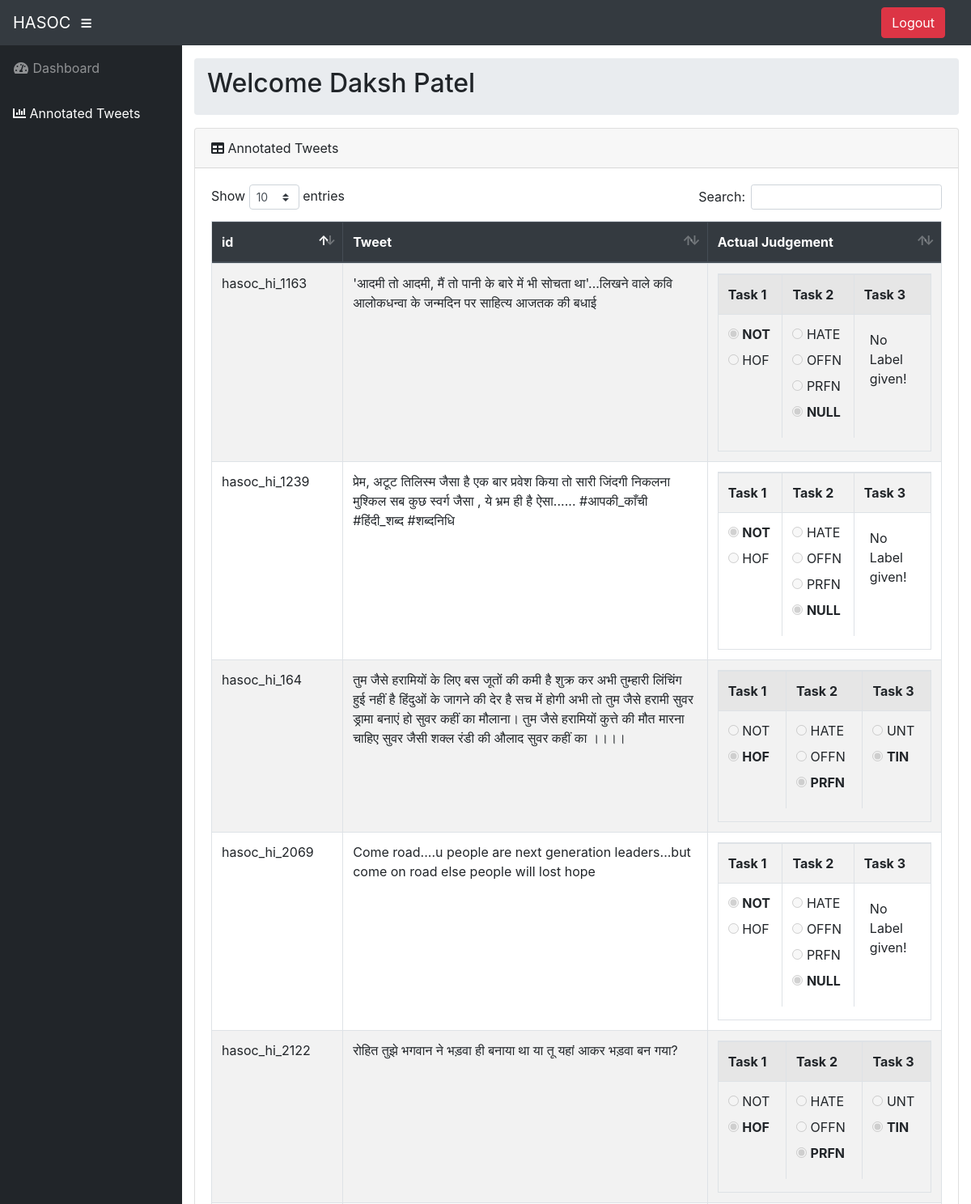
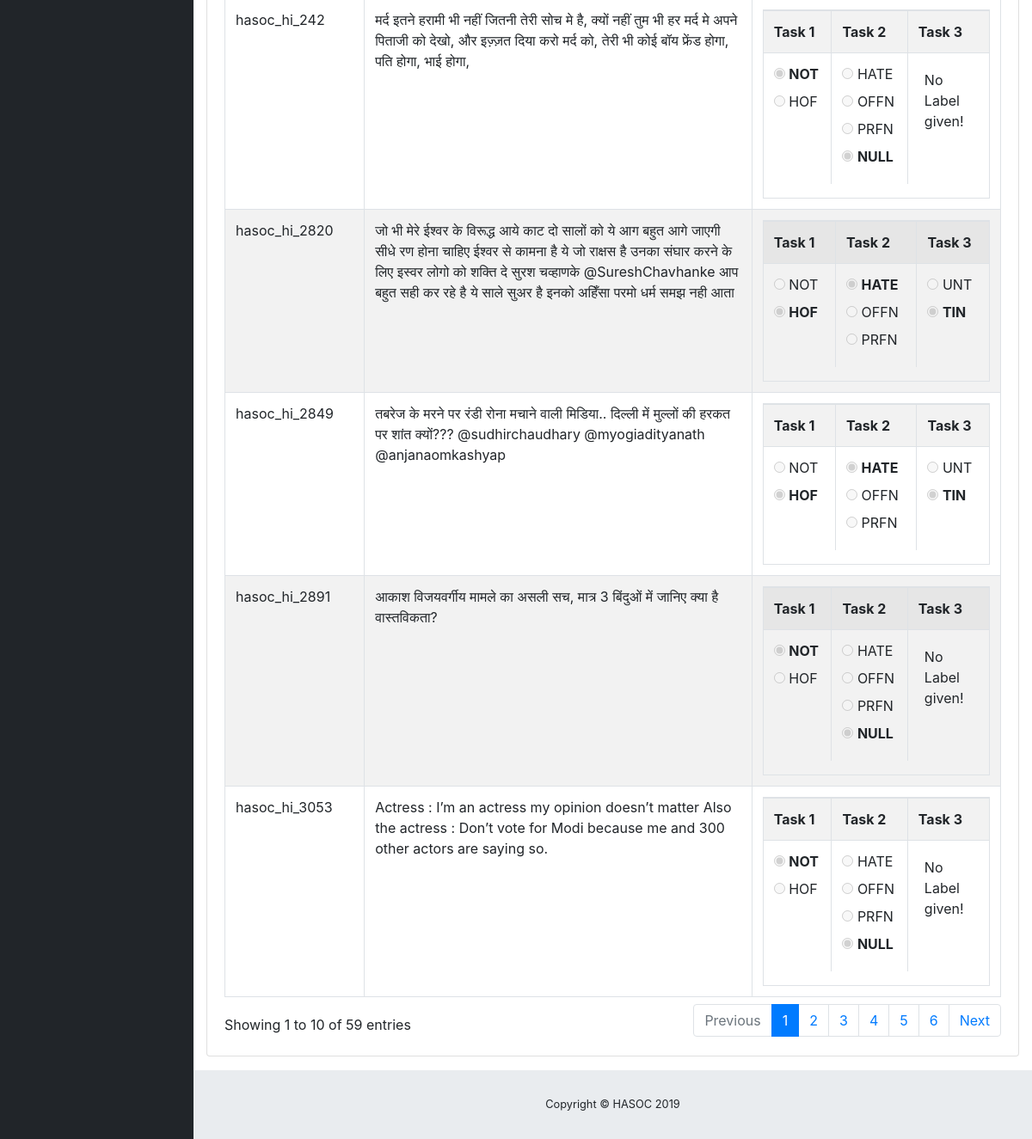
/annotated_tweets (signed in), run on the app's committed database (2 pictures, top to bottom).
### tables this page shows
CREATE TABLE "annoted_tweets"
(
	id INTEGER not null
		primary key autoincrement,
	tweet_id TEXT,
	tweet TEXT,
	daksh_hasoc TEXT,
	aditya_hasoc TEXT,
	dhruv_hasoc TEXT,
	spandan_hasoc TEXT,
	meet_hasoc TEXT,
	parth_hasoc TEXT,
	admin TEXT,
	mohana_hasoc TEXT,
	devarshi_hasoc TEXT,
	daksh2_hasoc TEXT,
	lang TEXT,
	bhargav_hasoc TEXT,
	suru_hasoc TEXT,
	kush_hasoc TEXT,
	soham_hasoc TEXT,
	nisarg_hasoc TEXT,
	apurva_hasoc TEXT
, harsh_hasoc TEXT, purvesh_hasoc TEXT, shubham_hasoc TEXT);

### project/com/controller/tweetController.py (the view)
@app.route('/annotated_tweets')
def annotated_tweets():
    if session.get('user') == 'admin':
        return redirect(url_for('annotated_tweets_admin'))
    if session.get('user'):
        tweetvo = tweetVO()
        tweetdao = tweetDAO()
        user = session.get('user')
        tweetvo.username = user
        resp, rows_tup = tweetdao.get_annots(tweetvo)
        rows = []
        for i in range(len(rows_tup)):
            row = list(rows_tup[i])
            row[-1] = tuple(row[-1].split('\t'))
            rows.append(tuple(row))
        if resp == True:
            return render_template('view_annotated_tweets.html', rows=rows, error=None)
        else:
            return render_template('view_annotated_tweets.html', error=resp)
    else:
        return redirect(url_for('login'))

### project/com/dao/tweetDAO.py (called while the page is built)
    def get_annots(self, tweet):
        query = 'SELECT tweet_id,tweet,{} From annoted_tweets where {} not null'.format(tweet.username, tweet.username)
        try:
            cursor.execute(query)
            rows = cursor.fetchall()
            return True, rows
        except sqlite3.Error as er:
            return er

### project/templates/view_annotated_tweets.html (shortened to what this page needs)
<!DOCTYPE html>
<html lang="en">
<head>
  <link href="{{ url_for('static',filename='vendor/fontawesome-free/css/all.min.css') }}" rel="stylesheet" type="text/css">
  <link href="{{ url_for('static',filename='vendor/datatables/dataTables.bootstrap4.css') }}" rel="stylesheet" type="text/css">
  <link href="{{ url_for('static',filename='css/css/sb-admin.css') }}" rel="stylesheet" type="text/css">
</head>
<body id="page-top">
  <nav class="navbar navbar-expand navbar-dark bg-dark static-top">
    <a class="navbar-brand mr-1" href="/home">HASOC</a>
    <button class="btn btn-link btn-sm text-white order-1 order-sm-0" id="sidebarToggle" href="#">
      <i class="fas fa-bars"></i>
    </button>
    <form class="d-none d-md-inline-block form-inline ml-auto mr-0 mr-md-3 my-2 my-md-0" action="/logout">
      <button class="btn btn-danger text-white" type="submit">Logout</button>
    </form>
  </nav>
  <div id="wrapper">
    <ul class="sidebar navbar-nav">
      <li class="nav-item ">
        <a class="nav-link" href="{{ url_for('home') }}">
          <i class="fas fa-fw fa-tachometer-alt"></i>
          <span>Dashboard</span>
        </a>
      </li>
      <li class="nav-item active">
        <a class="nav-link" href="{{ url_for('annotated_tweets') }}">
          <i class="fas fa-chart-bar"></i>
          <span>Annotated Tweets</span>
        </a>
      </li>
    </ul>
    <div id="content-wrapper">
      <div class="container-fluid">
        <ol class="breadcrumb">
          <h2>Welcome {{ session['name'] }}</h2>
        </ol>
            <div class="card mb-3">
              <div class="card-header">
                <i class="fas fa-table"></i>
                Annotated Tweets
              </div>
              <div class="card-body">
                <div class="table-responsive">
                  <table class="table table-striped table-bordered table-responsive" id="dataTable">
                    <thead class="thead-dark">
                    <tr>
                      <th>id</th>
                      <th>Tweet</th>
                      <th>Actual Judgement</th>
                    </tr>
                    </thead>
                    <tbody>
                    {% for row in rows %}
                      <tr>
                        <td>
                          {{ row[0] }}
                        </td>
                        <td width="50%">{{ row[1] }}</td>
                        <td align="center" width="32%">
                    <div class="table-responsive table-bordered">
                        <table class="table">
                          <tr>
                            <th>
                              Task 1
                            </th>
                            <th>
                              Task 2
                            </th>
                            <th>
                              Task 3
                            </th>
                          </tr>
                          <tr>
                            <td>
                              {% if row[2][0] == 'NOT' %}
                                <div class="radio">
                                  <label><input type="radio" name="task_1_{{ row[0] }}" value="NOT" disabled checked>&nbsp;<b>NOT</b></label>
                                </div>
                                <div class="radio">
                                  <label><input type="radio" name="task_1_{{ row[0] }}" value="HOF" disabled required>&nbsp;HOF</label>
                                </div>
                              {% else %}
                                <div class="radio">
                                  <label><input type="radio" name="task_1_else_{{ row[0] }}" value="NOT" disabled required>&nbsp;NOT</label>
                                </div>
                                <div class="radio">
                                  <label><input type="radio" name="task_1_else_{{ row[0] }}" value="HOF" disabled required checked>&nbsp;<b>HOF</b></label>
                                </div>
                              {% endif %}
                            </td>
                            <td>
                              {% if row[2][1]=='HATE' %}
                                <div class="radio">
                                  <label><input type="radio" name="task_2_{{ row[0] }}" value="HATE" disabled required checked>&nbsp;<b>HATE</b></label>
                                </div>
                                <div class="radio">
                                  <label><input type="radio" name="task_2_{{ row[0] }}" value="OFFN" disabled required>&nbsp;OFFN</label>
                                </div>
                                <div class="radio">
                                  <label><input type="radio" name="task_2_{{ row[0] }}" value="PRFN" disabled required>&nbsp;PRFN</label>
                                </div>
                              {% elif row[2][1]=='OFFN' %}
                                <div class="radio">
                                  <label><input type="radio" name="task_2_elif_1_{{ row[0] }}" value="HATE" disabled required>&nbsp;HATE</label>
                                </div>
                                <div class="radio">
                                  <label><input type="radio" name="task_2_elif_1_{{ row[0] }}" value="OFFN" disabled required checked>&nbsp;<b>OFFN</b></label>
                                </div>
                                <div class="radio">
                                  <label><input type="radio" name="task_2_elif_1_{{ row[0] }}" value="PRFN" disabled required>&nbsp;PRFN</label>
                                </div>
                              {% elif row[2][1]=='PRFN' %}
                                <div class="radio">
                                  <label><input type="radio" name="task_2_elif_2_{{ row[0] }}" value="HATE" disabled required>&nbsp;HATE</label>
                                </div>
                                <div class="radio">
                                  <label><input type="radio" name="task_2_elif_2_{{ row[0] }}" value="OFFN" disabled required>&nbsp;OFFN</label>
                                </div>
                                <div class="radio">
                                  <label><input type="radio" name="task_2_elif_2_{{ row[0] }}" value="PRFN" disabled required checked>&nbsp;<b>PRFN</b></label>
                                </div>
                              {% else %}
                                <div class="radio">
                                  <label><input type="radio" name="task_2_else_{{ row[0] }}" value="HATE" disabled required>&nbsp;HATE</label>
                                </div>
                                <div class="radio">
                                  <label><input type="radio" name="task_2_else_{{ row[0] }}" value="OFFN" disabled required>&nbsp;OFFN</label>
                                </div>
                                <div class="radio">
                                  <label><input type="radio" name="task_2_else_{{ row[0] }}" value="PRFN" disabled required checked>&nbsp;PRFN</label>
                                </div><div class="radio">
                                  <label><input type="radio" name="task_2_else_{{ row[0] }}" value="NULL" disabled required checked>&nbsp;<b>NULL</b></label>
                                </div>
                              {% endif %}
                            </td>
                            <td>
                              {% if row[2][2] == 'UNT' %}
                                <div class="radio">
                                  <label><input type="radio" name="task_3_{{ row[0] }}" value="UNT" disabled checked>&nbsp;<b>UNT</b></label>
                                </div>
                                <div class="radio">
                                  <label><input type="radio" name="task_3_{{ row[0] }}" value="TIN" disabled required>&nbsp;TIN</label>
                                </div>
                              {% elif row[2][2] == 'TIN' %}
                                <div class="radio">
                                  <label><input type="radio" name="task_3_elif_{{ row[0] }}" value="UNT" disabled required>&nbsp;UNT</label>
                                </div>
                                <div class="radio">
                                  <label><input type="radio" name="task_3_elif_{{ row[0] }}" value="TIN" disabled required checked>&nbsp;<b>TIN</b></label>
                                </div>
                              {% else %}
                              <div>
                              <p class="bg-transparent" style="border-radius: 10%; padding: 10%">
                                No Label<br>given!
                              </p>
                              </div>
                              {% endif %}
                            </td>
                          </tr>
                        </table>
                    </div>
                  </td>
                      </tr>
                    {% endfor %}
                    </tbody>
                  </table>
                </div>
              </div>
            </div>
      </div>
      <footer class="sticky-footer">
        <div class="container my-auto">
          <div class="copyright text-center my-auto">
            <span>Copyright © HASOC 2019</span>
          </div>
        </div>
      </footer>
    </div>
  </div>
</body>
</html>

### data on the page
annoted_tweets: tweet "hasoc_hi_164", tweet "तुम जैसे हरामियों के लिए बस जूतों की कमी है शुक्र कर अभी तुम्हारी लिंचिंग हुई नहीं है हिंदुओं के जागने की देर है सच में होगी अभी तो तुम जैसे हरामी सुवर ड्रामा बनाएं हो सुवर कहीं का मौलाना। तुम जैसे हरामियों कुत्ते की मौत मारना चाहिए सुवर जैसी शक्ल रंडी की औलाद सुवर कहीं का ।।।।"
annoted_tweets: tweet "hasoc_hi_2849", tweet "तबरेज के मरने पर रंडी रोना मचाने वाली मिडिया.. दिल्ली में मुल्लों की हरकत पर शांत क्यों??? @sudhirchaudhary @myogiadityanath @anjanaomkashyap"
annoted_tweets: tweet "hasoc_hi_2122", tweet "रोहित तुझे भगवान ने भड़वा ही बनाया था या तू यहां आकर भड़वा बन गया?"
annoted_tweets: tweet "hasoc_hi_3053", tweet "Actress : I’m an actress my opinion doesn’t matter Also the actress : Don’t vote for Modi because me and 300 other actors are saying so.", shows "No Label"
annoted_tweets: tweet "hasoc_hi_2069", tweet "Come road....u people are next generation leaders...but come on road else people will lost hope", shows "No Label"
annoted_tweets: tweet "hasoc_hi_2820", tweet "जो भी मेरे ईश्वर के विरूद्ध आये काट दो सालों को ये आग बहुत आगे जाएगी सीधे रण होना चाहिए ईश्वर से कामना है ये जो राक्षस है उनका संघार करने के लिए इस्वर लोगो को शक्ति दे सुरश चव्हाणके @SureshChavhanke आप बहुत सही कर रहे है ये साले सुअर है इनको अहिँसा परमो धर्म समझ नही आता"
annoted_tweets: tweet "hasoc_hi_1163", tweet "'आदमी तो आदमी, मैं तो पानी के बारे में भी सोचता था'...लिखने वाले कवि आलोकधन्वा के जन्मदिन पर साहित्य आजतक की बधाई", shows "No Label"
annoted_tweets: tweet "hasoc_hi_1239", tweet "प्रेम, अटूट तिलिस्म जैसा है एक बार प्रवेश किया तो सारी जिंदगी निकलना मुश्किल सब कुछ स्वर्ग जैसा , ये भ्रम ही है ऐसा...... #आपकी_काँची #हिंदी_शब्द #शब्दनिधि", shows "No Label"
annoted_tweets: tweet "hasoc_hi_2891", tweet "आकाश विजयवर्गीय मामले का असली सच, मात्र 3 बिंदुओं में जानिए क्या है वास्तविकता?", shows "No Label"
annoted_tweets: tweet "hasoc_hi_242", tweet "मर्द इतने हरामी भी नहीं जितनी तेरी सोच मे है, क्यों नहीं तुम भी हर मर्द मे अपने पिताजी को देखो, और इज़्ज़त दिया करो मर्द को, तेरी भी कोई बॉय फ्रेंड होगा, पति होगा, भाई होगा,", shows "No Label"

### other printed values
{{ session['name'] }} "Daksh Patel"
